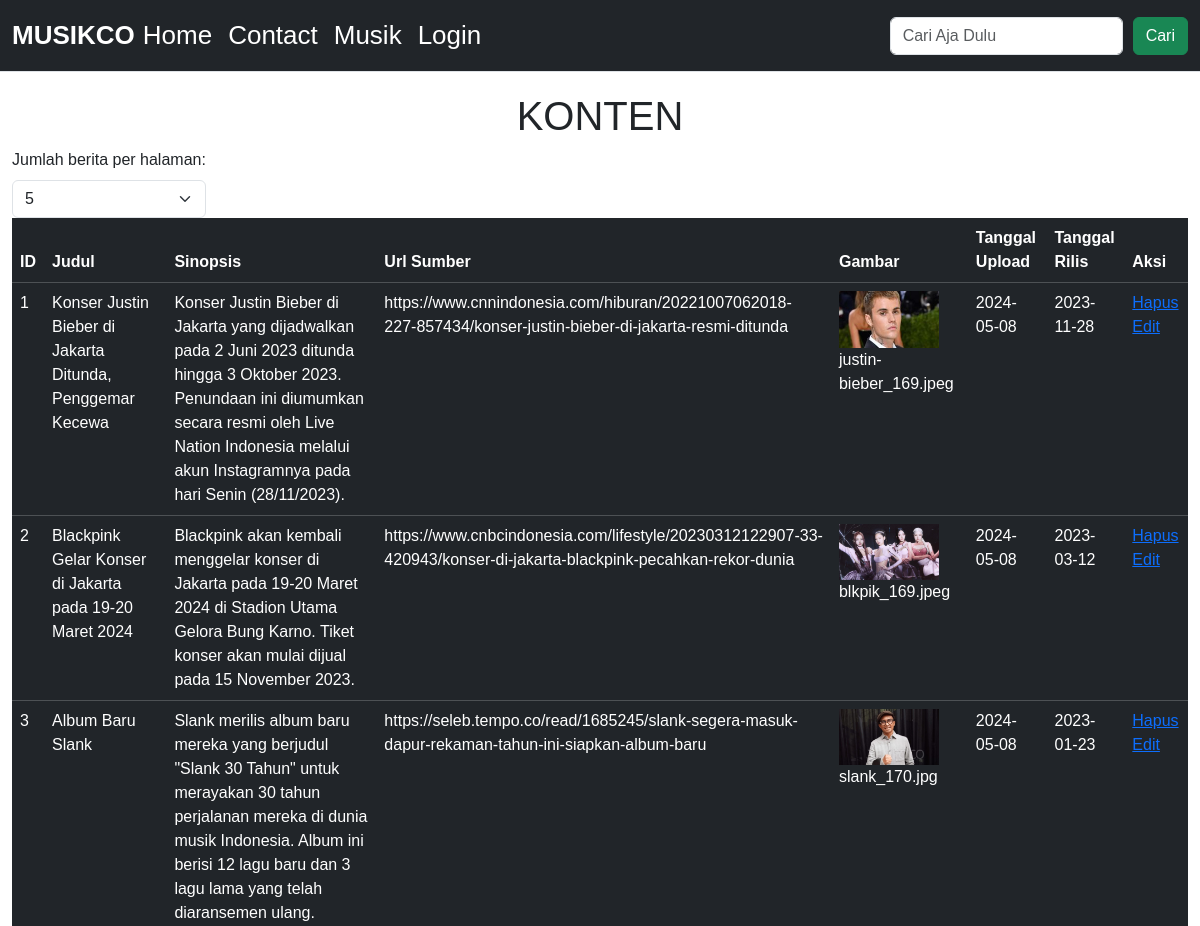
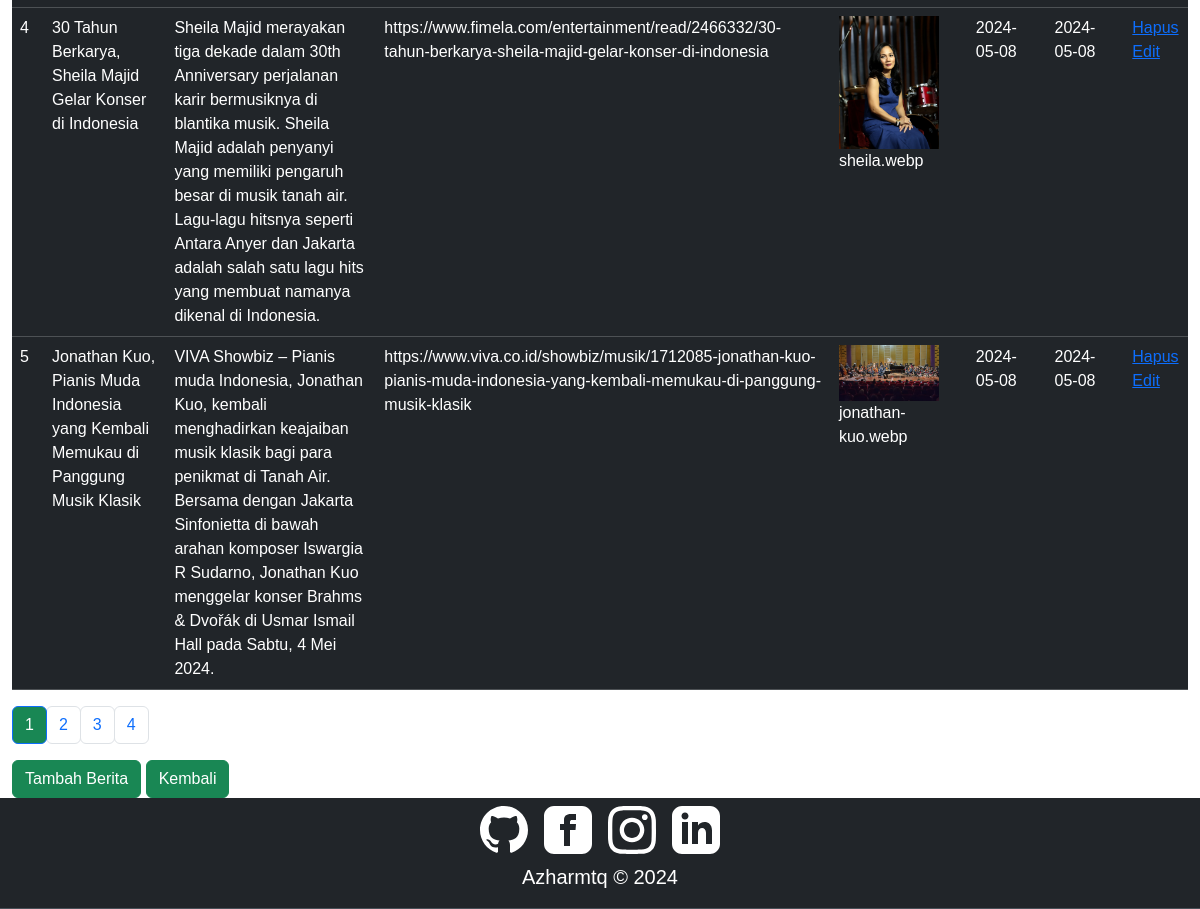
/admin/content.php, run on the app's committed database (2 pictures, top to bottom).
### tables this page shows
CREATE TABLE `content` (
  `content_id` int NOT NULL,
  `content_title` varchar(255) NOT NULL,
  `content_musik` longtext NOT NULL,
  `content_url` longtext NOT NULL,
  `content_picture` varchar(255) NOT NULL,
  `content_upload` date DEFAULT NULL,
  `content_release` date DEFAULT NULL
);

### admin/content.php (the view, shortened to what this page needs)
<?php
include 'koneksi.php';
function getTotalContentCount($koneksi, $search = null) {
    $query = "SELECT COUNT(*) AS total FROM content";
    $result = mysqli_query($koneksi, $query);
    $row = mysqli_fetch_assoc($result);
    return $row['total'];
}
function getContent($koneksi, $offset, $limit, $search = null) {
    $query = "SELECT * FROM content";
    $query .= " LIMIT $offset, $limit";
    $result = mysqli_query($koneksi, $query);
    return $result;
}
$page = isset($_GET['page']) ? $_GET['page'] : 1;
$limit = isset($_GET['limit']) ? $_GET['limit'] : 5;
$search = isset($_GET['search']) ? $_GET['search'] : null;
$totalContent = getTotalContentCount($koneksi, $search);
$totalPages = ceil($totalContent / $limit);
$page = max(1, min($page, $totalPages));
$offset = ($page - 1) * $limit;
$content = getContent($koneksi, $offset, $limit, $search);
?>
<!DOCTYPE html>
<html lang="en">
<head>
    <?php include 'meta.php';?>
</head>
<body>
    <?php include '../include/navbar.php';?>
    <div class="container-fluid">
        <div class="row">
            <div class="container">
                <div class="table-responsive">
                <h1>KONTEN</h1>
                <div class="option">
                    <label for="limitSelect" class="form-label">Jumlah berita per halaman:</label>
                    <select class="form-select" id="limitSelect" onchange="changeLimit()">
                        <option value="5" <?php echo $limit == 5 ? 'selected' : ''; ?>>5</option>
                    </select>
                </div>
                <table class="table table-dark">
                        <thead>
                            <tr>
                                <th scope="col">ID</th>
                                <th scope="col">Judul</th>
                                <th scope="col">Sinopsis</th>
                                <th scope="col">Url Sumber</th>
                                <th scope="col">Gambar</th>
                                <th scope="col">Tanggal Upload</th>
                                <th scope="col">Tanggal Rilis</th>
                                <th scope="col">Aksi</th>
                            </tr>
                        </thead>
                        <tbody>
                            <?php if ($totalContent > 0) : ?>
                                <?php while ($row = mysqli_fetch_assoc($content)) : ?>
                                    <tr>
                                        <td><?php echo $row['content_id']; ?></td>
                                        <td><?php echo $row['content_title']; ?></td>
                                        <td><?php echo $row['content_musik']; ?></td>
                                        <td><?php echo $row['content_url']; ?></td>
                                        <td><img src="../assets/img/<?php echo $row['content_picture']; ?>" alt=""><?php echo $row['content_picture']; ?></td>
                                        <td><?php echo $row['content_upload']; ?></td>
                                        <td><?php echo $row['content_release']; ?></td>
                                        <td>
                                            <a href="./content_delete.php?id=<?php echo $row['content_id']; ?>">Hapus</a>
                                            <a href="./content_edit.php?id=<?php echo $row['content_id']; ?>">Edit</a>
                                        </td>
                                    </tr>
                                <?php endwhile; ?>
                            <?php else : ?>
                                <tr>
                                    <td colspan="8">Data tidak ditemukan.</td>
                                </tr>
                            <?php endif; ?>
                        </tbody>
                    </table>
                    <div>
                        <div class="table-responsive">
                    <nav aria-label="Page navigation example">
                    <ul class="pagination">
                        <?php if ($totalContent > 0) : ?>
                            <?php for ($i = 1; $i <= $totalPages; $i++) : ?>
                                <?php if ($i <= 3 || $i >= $totalPages - 2 || ($i >= $page - 1 && $i <= $page + 1)) : ?>
                                    <li class="page-item <?php echo $i == $page ? 'active' : ''; ?>"><a class="page-link btn btn-outline-success" href="?page=<?php echo $i . ($search ? '&search=' . $search : '') . '&limit=' . $limit; ?>"><?php echo $i; ?></a></li>
                                <?php elseif ($i == 4 && $page > 5) : ?>
                                    <li class="page-item disabled"><a class="page-link btn btn-outline-success" href="#">...</a></li>
                                <?php elseif ($i == $totalPages - 3 && $page < $totalPages - 4) : ?>
                                    <li class="page-item disabled"><a class="page-link btn btn-outline-success" href="#">...</a></li>
                                <?php endif; ?>
                            <?php endfor; ?>
                        <?php endif; ?>
                    </ul>
                    <a href="content_add.php" class="btn btn-success">Tambah Berita</a>
                    <a href="admin.php" class="btn btn-success">Kembali</a>
                </nav>
            </div>
        </div>
    </div>
</div>
</div>
</div>
    <?php include '../include/footer.php';?>
</body>
</html>

### assets/css/style.css (style rules this page uses)
body { min-height: 100vh; }
* { font-family: "Poppins", sans-serif; --bs-navbar-hover-color: #1bb46d; }
.active { --bs-pagination-active-bg: #198754; }
h1 { display: flex; place-content: center; padding-top: 20px; }
.option { width: max-content; }
tr td img { width: 100px; height:auto; }

### data on the page
content: content_id "1", content_title "Konser Justin Bieber di Jakarta Ditunda, Penggemar Kecewa", content_musik "Konser Justin Bieber di Jakarta yang dijadwalkan pada 2 Juni 2023 ditunda hingga 3 Oktober 2023. Penundaan ini diumumkan secara resmi oleh Live Nation Indonesia melalui akun Instagramnya pada hari Senin (28/11/2023).", content_url "https://www.cnnindonesia.com/hiburan/20221007062018-227-857434/konser-justin-bieber-di-jakarta-resmi-ditunda", content_picture (picture), content_picture "justin-bieber_169.jpeg", content_upload "2024-05-08", content_release "2023-11-28"
content: content_id "2", content_title "Blackpink Gelar Konser di Jakarta pada 19-20 Maret 2024", content_musik "Blackpink akan kembali menggelar konser di Jakarta pada 19-20 Maret 2024 di Stadion Utama Gelora Bung Karno. Tiket konser akan mulai dijual pada 15 November 2023.", content_url "https://www.cnbcindonesia.com/lifestyle/20230312122907-33-420943/konser-di-jakarta-blackpink-pecahkan-rekor-dunia", content_picture (picture), content_picture "blkpik_169.jpeg", content_upload "2024-05-08", content_release "2023-03-12"
content: content_id "3", content_title "Album Baru Slank", content_musik "Slank merilis album baru mereka yang berjudul \"Slank 30 Tahun\" untuk merayakan 30 tahun perjalanan mereka di dunia musik Indonesia. Album ini berisi 12 lagu baru dan 3 lagu lama yang telah diaransemen ulang.", content_url "https://seleb.tempo.co/read/1685245/slank-segera-masuk-dapur-rekaman-tahun-ini-siapkan-album-baru", content_picture (picture), content_picture "slank_170.jpg", content_upload "2024-05-08", content_release "2023-01-23"
content: content_id "4", content_title "30 Tahun Berkarya, Sheila Majid Gelar Konser di Indonesia", content_musik "Sheila Majid merayakan tiga dekade dalam 30th Anniversary perjalanan karir bermusiknya di blantika musik. Sheila Majid adalah penyanyi yang memiliki pengaruh besar di musik tanah air. Lagu-lagu hitsnya seperti Antara Anyer dan Jakarta adalah salah satu lagu hits yang membuat namanya dikenal di Indonesia.", content_url "https://www.fimela.com/entertainment/read/2466332/30-tahun-berkarya-sheila-majid-gelar-konser-di-indonesia", content_picture (picture), content_picture "sheila.webp", content_upload "2024-05-08", content_release "2024-05-08"
content: content_id "5", content_title "Jonathan Kuo, Pianis Muda Indonesia yang Kembali Memukau di Panggung Musik Klasik", content_musik "VIVA Showbiz – Pianis muda Indonesia, Jonathan Kuo, kembali menghadirkan keajaiban musik klasik bagi para penikmat di Tanah Air. Bersama dengan Jakarta Sinfonietta di bawah arahan komposer Iswargia R Sudarno, Jonathan Kuo menggelar konser Brahms & Dvořák di Usmar Ismail Hall pada Sabtu, 4 Mei 2024.", content_url "https://www.viva.co.id/showbiz/musik/1712085-jonathan-kuo-pianis-muda-indonesia-yang-kembali-memukau-di-panggung-musik-klasik", content_picture (picture), content_picture "jonathan-kuo.webp", content_upload "2024-05-08", content_release "2024-05-08"
